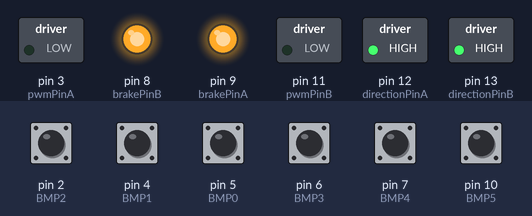
Bench run of a sketch on a simulated Arduino Uno, built with avr-gcc and run on an emulated ATmega328P. On the bench: switched loads named in the sketch (green lamp = pin HIGH), output pins drawn as LEDs (lit = HIGH). The test bench sets the inputs (shaded band); at power-on: pin 2 (BMP2), pin 4 (BMP1), pin 5 (BMP0), pin 6 (BMP3), pin 7 (BMP4), pin 10 (BMP5) HIGH.

Above: at 1.2 s.
1.3 s: pin 2 (BMP2) pulled LOW for 0.15 s
At 4.8 s:
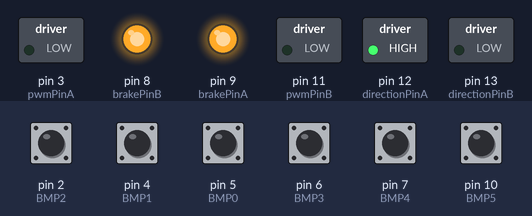
At 6.6 s:
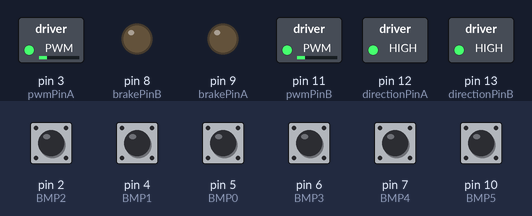
6.9 s: pin 4 (BMP1) pulled LOW for 0.15 s
At 9.2 s:
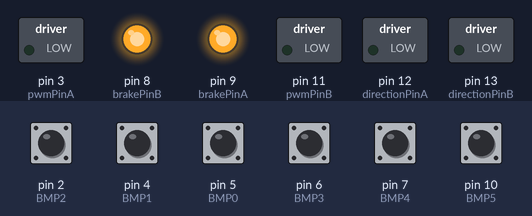
Timing chart, 0 to 12.6 s (numbered marks = the images above; inputs shaded):
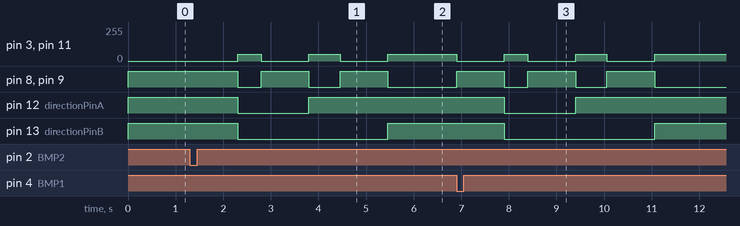

The sketch:

sketch_Romi_robot_2025_1108_p0718.ino
```cpp
// Program: Robot initially off
// Pressing bumper switch BMP0 through BMP5 causes robot to backup and spin.
// Use reset to stop robot (program starts over)
// Note: pin 13 used for directionPinB and also built-in LED LED_BUILTIN

// Pins for Channel A connected to left motor (looking from rear of robot)
int directionPinA = 12;
int pwmPinA = 3;
int brakePinA = 9;

//Pins for Channel B connected to right motor (looking from rear of robot)
int directionPinB = 13;
int pwmPinB = 11;
int brakePinB = 8;

//Pins for right Bumper switches (looking from rear of robot)
int BMP0 = 5;
int BMP1 = 4;
int BMP2 = 2;

//Pins for left Bumper switches (looking from rear of robot)
int BMP3 = 6;
int BMP4 = 7;
int BMP5 = 10;

void setup() {

  //define pins
  pinMode(directionPinA, OUTPUT);
  pinMode(pwmPinA, OUTPUT);
  pinMode(brakePinA, OUTPUT);

  pinMode(directionPinB, OUTPUT);
  pinMode(pwmPinB, OUTPUT);
  pinMode(brakePinB, OUTPUT);

  // Bumper switches HIGH when open and LOW when closed. INPUT_PULLUP enables pull-up resistor in microcontroller

  pinMode(BMP0, INPUT_PULLUP);
  pinMode(BMP1, INPUT_PULLUP);
  pinMode(BMP2, INPUT_PULLUP);
  pinMode(BMP3, INPUT_PULLUP);
  pinMode(BMP4, INPUT_PULLUP);
  pinMode(BMP5, INPUT_PULLUP);

  //Write a high state to the direction pins so ready to move forward (Romi wired so bumper switches in front)
  digitalWrite(directionPinA, HIGH);
  digitalWrite(directionPinB, HIGH);

  //Activate brakes
  digitalWrite(brakePinA, HIGH);
  digitalWrite(brakePinB, HIGH);

  //Set duty cycle for the motors to 0 (motors not turning) (duty cycle has range 0 to 255)
  analogWrite(pwmPinA, 0);
  analogWrite(pwmPinB, 0);

}

void loop() {

    //digitalWrite(LED_BUILTIN, LOW);   // turn the LED off by making the voltage LOW. Conflicts with pin 13 being used for direction?

  //if robots hits something on left side, BMP3 BMP4, or BMP5 will be closed:

  if((digitalRead(BMP0)==LOW)||(digitalRead(BMP1)==LOW)||(digitalRead(BMP2)==LOW)||(digitalRead(BMP3)==LOW)||(digitalRead(BMP4)==LOW)||(digitalRead(BMP5)==LOW))
  {
    //STOP

    //activate brakes
    digitalWrite(brakePinA, HIGH);
    digitalWrite(brakePinB, HIGH);

    //set work duty for the motor to 0 (motors not turning) (duty cycle has range 0 to 255)
    analogWrite(pwmPinA, 0);
    analogWrite(pwmPinB, 0);

    delay(1000); //Delay in milliseconds (ms). 1000 ms = 1 second

    //REVERSE

    //write a low state to the direction pins
    digitalWrite(directionPinA, LOW);
    digitalWrite(directionPinB, LOW);

    //release brakes
    digitalWrite(brakePinA, LOW);
    digitalWrite(brakePinB, LOW);

    //set duty cycle for the motor
    analogWrite(pwmPinA, 50);
    analogWrite(pwmPinB, 50);

    delay(500); //Delay in milliseconds (ms). 1000 ms = 1 second

    //STOP

    //activate brakes
    digitalWrite(brakePinA, HIGH);
    digitalWrite(brakePinB, HIGH);

    //set duty cycle for the motor to 0 (motors not turning) (duty cycle has range 0 to 255)
    analogWrite(pwmPinA, 0);
    analogWrite(pwmPinB, 0);

    delay(1000); //Delay in milliseconds (ms). 1000 ms = 1 second

    //SPIN CLOCKWISE

    //write a low to direction pin for right motor (reverse) and a high to direction pin for left motor (forward)
    digitalWrite(directionPinA, HIGH);
    digitalWrite(directionPinB, LOW);

    //release brakes
    digitalWrite(brakePinA, LOW);
    digitalWrite(brakePinB, LOW);

    //set duty cycle of 50 for the motor (duty cycle has range 0 to 255)
    analogWrite(pwmPinA, 50);
    analogWrite(pwmPinB, 50);

    delay(660); //Adjusted this experimentally

    //STOP

    //activate brakes
    digitalWrite(brakePinA, HIGH);
    digitalWrite(brakePinB, HIGH);

    //Set duty cycle for the motor to 0 (duty cycle has range 0 to 255)
    analogWrite(pwmPinA, 0);
    analogWrite(pwmPinB, 0);

    delay(1000); //Delay in milliseconds (ms). 1000 ms = 1 second

    //FORWARD

    //Set direction pins high to go forward
    digitalWrite(directionPinA, HIGH);
    digitalWrite(directionPinB, HIGH);
    //}

    //release brakes
    digitalWrite(brakePinA, LOW);
    digitalWrite(brakePinB, LOW);

    //set duty cycle to 50 for the motor (duty cycle has range 0 to 255)
    analogWrite(pwmPinA, 50);
    analogWrite(pwmPinB, 50);
  }

 }
```

Measured:
- after the input at 1.3 s, pin 3 (pwmPinA): goes 50/255 0.50 s, 0/255 1.0 s, 50/255 0.66 s, 0/255 1.0 s, then 50/255, starting after 1.0 s; pin 8 (brakePinB): goes LOW 0.50 s, HIGH 1.0 s, LOW 0.66 s, HIGH 1.0 s, then LOW, starting after 1.0 s
- after the input at 6.9 s, pin 3 (pwmPinA): goes 0/255 1.0 s, 50/255 0.50 s, 0/255 1.0 s, 50/255 0.66 s, 0/255 1.0 s, then 50/255, starting at once; pin 8 (brakePinB): goes HIGH 1.0 s, LOW 0.50 s, HIGH 1.0 s, LOW 0.66 s, HIGH 1.0 s, then LOW, starting at once
